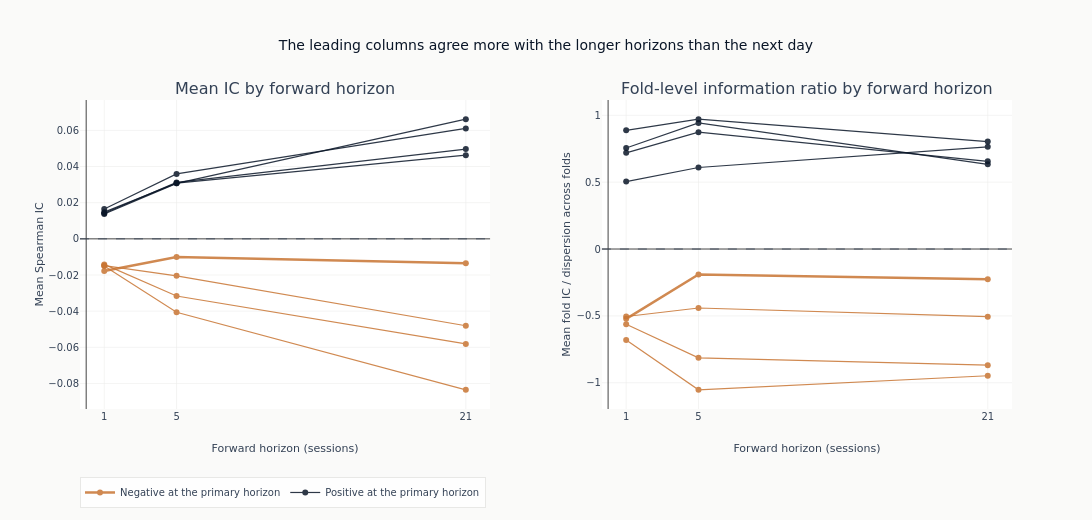

Notebook code cell kept with this figure:
### Code cell
fig = make_subplots(
    rows=1,
    cols=2,
    subplot_titles=(
        "Mean IC by forward horizon",
        "Fold-level information ratio by forward horizon",
    ),
    horizontal_spacing=0.12,
)
shown_direction = set()
for feature in leaders if horizon_rows else []:
    profile = horizon_ic.filter(pl.col("feature") == feature).sort("horizon")
    if not len(profile):
        continue
    positive = float(profile["ic_mean"][0]) > 0
    group = "Positive at the primary horizon" if positive else "Negative at the primary horizon"
    style = {
        "color": COLORS["blue"] if positive else COLORS["copper"],
        "width": 2.5 if feature == leader else 1.2,
    }
    for column, column_index in (("ic_mean", 1), ("icir", 2)):
        first = column_index == 1 and group not in shown_direction
        _ = fig.add_trace(
            go.Scatter(
                x=profile["horizon"],
                y=profile[column],
                mode="lines+markers",
                line=style,
                opacity=0.85,
                name=group,
                legendgroup=group,
                showlegend=first,
                hovertext=feature,
            ),
            row=1,
            col=column_index,
        )
    shown_direction.add(group)
_ = fig.add_hline(y=0, line={"color": COLORS["neutral"], "width": 0.8, "dash": "dash"})
fig.update_layout(
    title="The leading columns agree more with the longer horizons than the next day",
    height=520,
    width=1100,
    legend={"orientation": "h", "y": -0.22},
)
horizon_ticks = sorted(LABEL_HORIZONS.values())
for column_index in (1, 2):
    fig.update_xaxes(
        title_text="Forward horizon (sessions)",
        tickmode="array",
        tickvals=horizon_ticks,
        row=1,
        col=column_index,
    )
fig.update_yaxes(title_text="Mean Spearman IC", row=1, col=1)
fig.update_yaxes(title_text="Mean fold IC / dispersion across folds", row=1, col=2)
show_plotly_with_alt(
    fig,
    "Two panels against forward horizon, at one, five and twenty-one sessions, with one "
    "line per leading column coloured by the sign it takes at the primary horizon. On "
    "the left, mean rank correlation: the lines fan out from a tight cluster near zero "
    "at one session, the positive group rising and part of the negative group falling "
    "further, so agreement with the label is larger at the longer horizons. On the "
    "right, the same columns as a fold-level information ratio, where the lines are much "
    "flatter across horizons and stay on the side of zero they started.",
)

### Figure 1 — Plotly figure (JSON) as saved in the notebook; plotly's stock layout.template omitted (floating-point values rounded to 4 significant figures)
{"data": [{"hovertext": "accel_63_126", "legendgroup": "Negative at the primary horizon", "line": {"color": "#C87533", "width": 2.5}, "mode": "lines+markers", "name": "Negative at the primary horizon", "opacity": 0.85, "showlegend": true, "type": "scatter", "x": [1, 5, 21], "xaxis": "x", "y": [-0.01783, -0.01007, -0.01354], "yaxis": "y"}, {"hovertext": "accel_63_126", "legendgroup": "Negative at the primary horizon", "line": {"color": "#C87533", "width": 2.5}, "mode": "lines+markers", "name": "Negative at the primary horizon", "opacity": 0.85, "showlegend": false, "type": "scatter", "x": [1, 5, 21], "xaxis": "x2", "y": [-0.5223, -0.1904, -0.2265], "yaxis": "y2"}, {"hovertext": "vol_cc_63d", "legendgroup": "Positive at the primary horizon", "line": {"color": "#0a1628", "width": 1.2}, "mode": "lines+markers", "name": "Positive at the primary horizon", "opacity": 0.85, "showlegend": true, "type": "scatter", "x": [1, 5, 21], "xaxis": "x", "y": [0.0165, 0.03593, 0.06108], "yaxis": "y"}, {"hovertext": "vol_cc_63d", "legendgroup": "Positive at the primary horizon", "line": {"color": "#0a1628", "width": 1.2}, "mode": "lines+markers", "name": "Positive at the primary horizon", "opacity": 0.85, "showlegend": false, "type": "scatter", "x": [1, 5, 21], "xaxis": "x2", "y": [0.8876, 0.9709, 0.8033], "yaxis": "y2"}, {"hovertext": "kalman_slope_zscore", "legendgroup": "Negative at the primary horizon", "line": {"color": "#C87533", "width": 1.2}, "mode": "lines+markers", "name": "Negative at the primary horizon", "opacity": 0.85, "showlegend": false, "type": "scatter", "x": [1, 5, 21], "xaxis": "x", "y": [-0.01501, -0.04062, -0.08351], "yaxis": "y"}, {"hovertext": "kalman_slope_zscore", "legendgroup": "Negative at the primary horizon", "line": {"color": "#C87533", "width": 1.2}, "mode": "lines+markers", "name": "Negative at the primary horizon", "opacity": 0.85, "showlegend": false, "type": "scatter", "x": [1, 5, 21], "xaxis": "x2", "y": [-0.5628, -0.8133, -0.8687], "yaxis": "y2"}, {"hovertext": "zscore_63d", "legendgroup": "Negative at the primary horizon", "line": {"color": "#C87533", "width": 1.2}, "mode": "lines+markers", "name": "Negative at the primary horizon", "opacity": 0.85, "showlegend": false, "type": "scatter", "x": [1, 5, 21], "xaxis": "x", "y": [-0.01478, -0.02048, -0.04809], "yaxis": "y"}, {"hovertext": "zscore_63d", "legendgroup": "Negative at the primary horizon", "line": {"color": "#C87533", "width": 1.2}, "mode": "lines+markers", "name": "Negative at the primary horizon", "opacity": 0.85, "showlegend": false, "type": "scatter", "x": [1, 5, 21], "xaxis": "x2", "y": [-0.5046, -0.4409, -0.506], "yaxis": "y2"}, {"hovertext": "vol_gk_126d", "legendgroup": "Positive at the primary horizon", "line": {"color": "#0a1628", "width": 1.2}, "mode": "lines+markers", "name": "Positive at the primary horizon", "opacity": 0.85, "showlegend": false, "type": "scatter", "x": [1, 5, 21], "xaxis": "x", "y": [0.01477, 0.0308, 0.04628], "yaxis": "y"}, {"hovertext": "vol_gk_126d", "legendgroup": "Positive at the primary horizon", "line": {"color": "#0a1628", "width": 1.2}, "mode": "lines+markers", "name": "Positive at the primary horizon", "opacity": 0.85, "showlegend": false, "type": "scatter", "x": [1, 5, 21], "xaxis": "x2", "y": [0.7555, 0.943, 0.6334], "yaxis": "y2"}, {"hovertext": "avg_range_63d", "legendgroup": "Positive at the primary horizon", "line": {"color": "#0a1628", "width": 1.2}, "mode": "lines+markers", "name": "Positive at the primary horizon", "opacity": 0.85, "showlegend": false, "type": "scatter", "x": [1, 5, 21], "xaxis": "x", "y": [0.01417, 0.03121, 0.04969], "yaxis": "y"}, {"hovertext": "avg_range_63d", "legendgroup": "Positive at the primary horizon", "line": {"color": "#0a1628", "width": 1.2}, "mode": "lines+markers", "name": "Positive at the primary horizon", "opacity": 0.85, "showlegend": false, "type": "scatter", "x": [1, 5, 21], "xaxis": "x2", "y": [0.7195, 0.8739, 0.656], "yaxis": "y2"}, {"hovertext": "max_dd_63d", "legendgroup": "Negative at the primary horizon", "line": {"color": "#C87533", "width": 1.2}, "mode": "lines+markers", "name": "Negative at the primary horizon", "opacity": 0.85, "showlegend": false, "type": "scatter", "x": [1, 5, 21], "xaxis": "x", "y": [-0.01413, -0.03163, -0.05813], "yaxis": "y"}, {"hovertext": "max_dd_63d", "legendgroup": "Negative at the primary horizon", "line": {"color": "#C87533", "width": 1.2}, "mode": "lines+markers", "name": "Negative at the primary horizon", "opacity": 0.85, "showlegend": false, "type": "scatter", "x": [1, 5, 21], "xaxis": "x2", "y": [-0.6796, -1.053, -0.9479], "yaxis": "y2"}, {"hovertext": "accel_21_63", "legendgroup": "Positive at the primary horizon", "line": {"color": "#0a1628", "width": 1.2}, "mode": "lines+markers", "name": "Positive at the primary horizon", "opacity": 0.85, "showlegend": false, "type": "scatter", "x": [1, 5, 21], "xaxis": "x", "y": [0.01371, 0.0307, 0.06619], "yaxis": "y"}, {"hovertext": "accel_21_63", "legendgroup": "Positive at the primary horizon", "line": {"color": "#0a1628", "width": 1.2}, "mode": "lines+markers", "name": "Positive at the primary horizon", "opacity": 0.85, "showlegend": false, "type": "scatter", "x": [1, 5, 21], "xaxis": "x2", "y": [0.5045, 0.6097, 0.7646], "yaxis": "y2"}], "layout": {"annotations": [{"font": {"size": 16}, "showarrow": false, "text": "Mean IC by forward horizon", "x": 0.22, "xanchor": "center", "xref": "paper", "y": 1.0, "yanchor": "bottom", "yref": "paper"}, {"font": {"size": 16}, "showarrow": false, "text": "Fold-level information ratio by forward horizon", "x": 0.78, "xanchor": "center", "xref": "paper", "y": 1.0, "yanchor": "bottom", "yref": "paper"}], "height": 520, "legend": {"orientation": "h", "y": -0.22}, "shapes": [{"line": {"color": "#334155", "dash": "dash", "width": 0.8}, "type": "line", "x0": 0, "x1": 1, "xref": "x domain", "y0": 0, "y1": 0, "yref": "y"}, {"line": {"color": "#334155", "dash": "dash", "width": 0.8}, "type": "line", "x0": 0, "x1": 1, "xref": "x2 domain", "y0": 0, "y1": 0, "yref": "y2"}], "title": {"text": "The leading columns agree more with the longer horizons than the next day"}, "width": 1100, "xaxis": {"anchor": "y", "domain": [0.0, 0.44], "tickmode": "array", "tickvals": [1, 5, 21], "title": {"text": "Forward horizon (sessions)"}}, "xaxis2": {"anchor": "y2", "domain": [0.56, 1.0], "tickmode": "array", "tickvals": [1, 5, 21], "title": {"text": "Forward horizon (sessions)"}}, "yaxis": {"anchor": "x", "domain": [0.0, 1.0], "title": {"text": "Mean Spearman IC"}}, "yaxis2": {"anchor": "x2", "domain": [0.0, 1.0], "title": {"text": "Mean fold IC / dispersion across folds"}}}}
